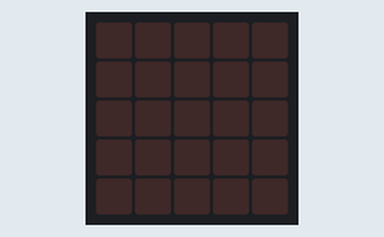
A program run on a simulated BBC micro:bit running MicroPython. Parts: the board's 5×5 LED display.

Above: at 0.1 s.
At 1.6 s:
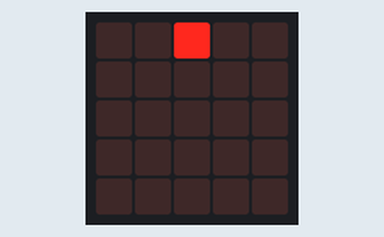
At 3.1 s:
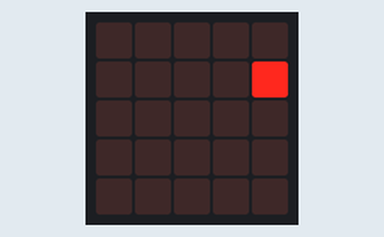
At 6.6 s:
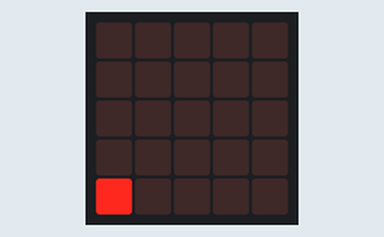
At 9.6 s:
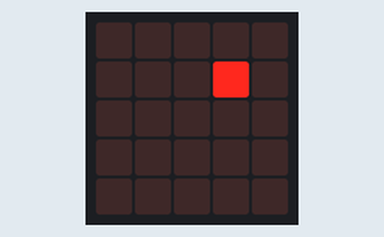
At 13.1 s:
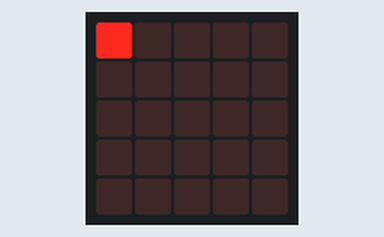

The program:

jvistal_spiral_dot.py
```python
from microbit import *
import time


patern = "00000:00000:00000:00000:00000"
lpat = list(patern)

def displayLight(i):
    lpat = list(patern)
    if(lpat[i] != ':'):
        lpat[i] = "9"
    newPat = ''.join(lpat)
    img = Image(str(newPat))
    time.sleep(.5)
    display.show(img)

while True:
    for i in range(0,5):
        displayLight(i)
    for i in range(10,26,6):
        displayLight(i)
    for i in range(28,23,-1):
       displayLight(i)
    for i in range(18,4,-6):
        displayLight(i)
    for i in range(7,10):
        displayLight(i)
    for i in range(15,20,6):
        displayLight(i)
    for i in range(21,18,-1):
        displayLight(i)
    for i in range(13,7,-6):
        displayLight(i)
    for i in range(14,15,1):
        displayLight(i)
    
```

Measured:
- by itself, everything shown: repeats every 12.5 s, in 25 steps
- what the display in image 1 shows lasts 0.5 s, from 1.5 s to 2.0 s
